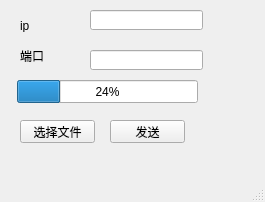
<?xml version="1.0" encoding="UTF-8"?>
<ui version="4.0">
 <class>MainWindow</class>
 <widget class="QMainWindow" name="MainWindow">
  <property name="geometry">
   <rect>
    <x>0</x>
    <y>0</y>
    <width>265</width>
    <height>202</height>
   </rect>
  </property>
  <property name="windowTitle">
   <string>MainWindow</string>
  </property>
  <widget class="QWidget" name="centralwidget">
   <widget class="QProgressBar" name="progressBar">
    <property name="geometry">
     <rect>
      <x>17</x>
      <y>80</y>
      <width>181</width>
      <height>23</height>
     </rect>
    </property>
    <property name="value">
     <number>24</number>
    </property>
   </widget>
   <widget class="QPushButton" name="pushButton_select">
    <property name="geometry">
     <rect>
      <x>20</x>
      <y>120</y>
      <width>75</width>
      <height>23</height>
     </rect>
    </property>
    <property name="text">
     <string>选择文件</string>
    </property>
   </widget>
   <widget class="QPushButton" name="pushButton_send">
    <property name="geometry">
     <rect>
      <x>110</x>
      <y>120</y>
      <width>75</width>
      <height>23</height>
     </rect>
    </property>
    <property name="text">
     <string>发送</string>
    </property>
   </widget>
   <widget class="QLabel" name="label">
    <property name="geometry">
     <rect>
      <x>20</x>
      <y>20</y>
      <width>54</width>
      <height>12</height>
     </rect>
    </property>
    <property name="text">
     <string>ip</string>
    </property>
   </widget>
   <widget class="QLabel" name="label_2">
    <property name="geometry">
     <rect>
      <x>20</x>
      <y>50</y>
      <width>54</width>
      <height>12</height>
     </rect>
    </property>
    <property name="text">
     <string>端口</string>
    </property>
   </widget>
   <widget class="QLineEdit" name="lineEdit_ip">
    <property name="geometry">
     <rect>
      <x>90</x>
      <y>10</y>
      <width>113</width>
      <height>20</height>
     </rect>
    </property>
   </widget>
   <widget class="QLineEdit" name="lineEdit_port">
    <property name="geometry">
     <rect>
      <x>90</x>
      <y>50</y>
      <width>113</width>
      <height>20</height>
     </rect>
    </property>
   </widget>
  </widget>
  <widget class="QMenuBar" name="menubar">
   <property name="geometry">
    <rect>
     <x>0</x>
     <y>0</y>
     <width>265</width>
     <height>23</height>
    </rect>
   </property>
  </widget>
  <widget class="QStatusBar" name="statusbar"/>
 </widget>
 <resources/>
 <connections/>
</ui>
